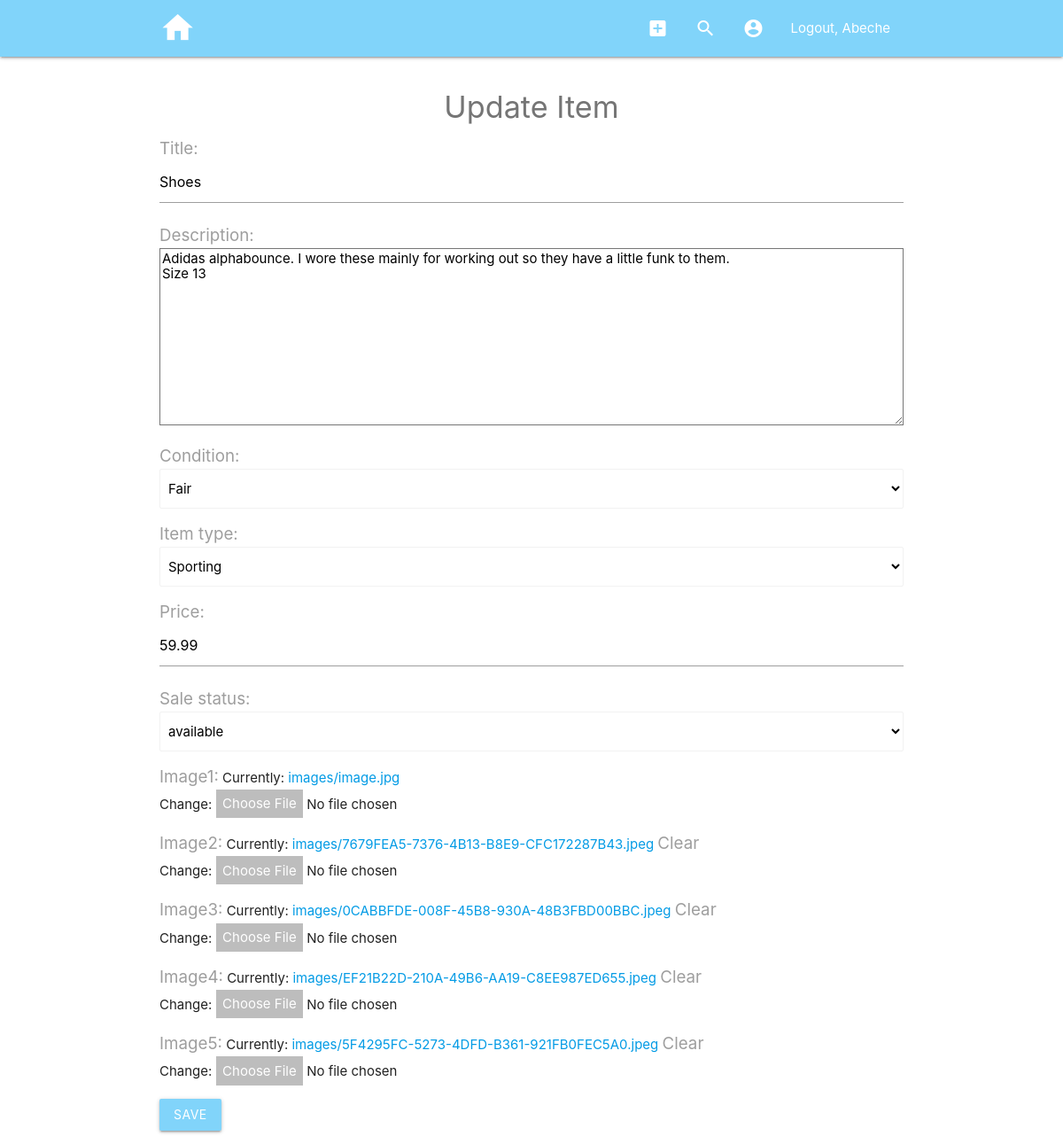
The page /thrift/item-update/5b42a625-6c76-431e-a8de-91f26877fd5a/ (signed in) on the database as committed earlier.
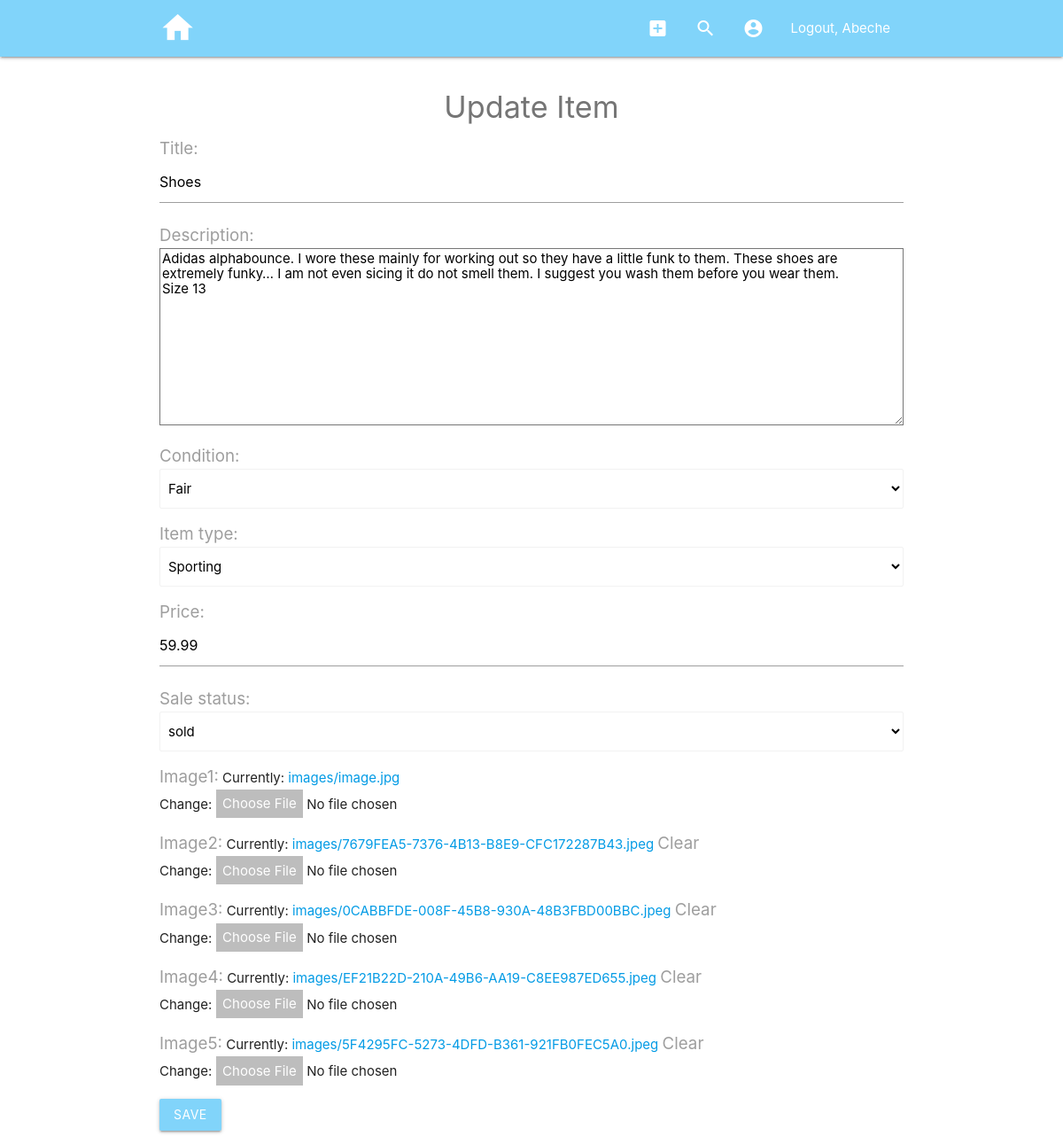
The same page on the database as committed later.
### thrift/models.py (models this page shows, shortened)
class UserProfile(models.Model):
    user = models.OneToOneField(User, null=True, on_delete=models.SET_NULL)
    slug = models.SlugField(default=uuid.uuid4, null=True)
    first_name = models.CharField(max_length=128)
    last_name = models.CharField(max_length=128)
    profile_picture = models.ImageField(null=True, blank=True, upload_to="images/")
    contact_method = models.TextField(default="contact me at...", max_length=256)
    email = models.EmailField(max_length=128)
    created = models.DateTimeField(null=True, editable=False)
    modified = models.DateTimeField(null=True)

class Item(models.Model):
    user = models.ForeignKey(User, null=True, on_delete=models.CASCADE)
    slug = models.SlugField(null=True, default=uuid.uuid4)
    title = models.CharField(null=True, max_length=64)
    description = models.TextField(null=True, max_length=512)
    condition = models.CharField(null=True, max_length=20, choices=CHOICES['condition'])
    item_type = models.CharField(null=True, max_length=20, choices=CHOICES['item-type'])
    price = models.DecimalField(null=True, max_digits=9, decimal_places=2)
    sale_status = models.CharField(null=True, max_length=20, choices=CHOICES['sale-status'], default="available")
    image1 = models.ImageField(null=True, blank=False, upload_to="images/")
    image2 = models.ImageField(null=True, blank=True, upload_to="images/")
    image3 = models.ImageField(null=True, blank=True, upload_to="images/")
    image4 = models.ImageField(null=True, blank=True, upload_to="images/")
    image5 = models.ImageField(null=True, blank=True, upload_to="images/")
    created = models.DateTimeField(null=True, editable=False, auto_now_add=True)
    modified = models.DateTimeField(null=True, auto_now=True)
    date_sold = models.DateTimeField(null=True, blank=True, editable=False) # a date is given when the sold switch is flicked
    objects = ItemManager()

### thrift/views.py (the view)
# urls.py: path('thrift/item-update/<slug:slug>/', item_update_view),
@login_required(login_url='/login/')
def item_update_view(request, slug):
    item_obj = get_object_or_404(Item, slug=slug, user=request.user)
    item_form = ItemUpdateForm(request.POST or None, request.FILES or None, instance=item_obj)
    context = {
        "item_form": item_form,
        "item": item_obj,
    }
    if item_form.is_valid():
        item_form = item_form.save(commit=False)
        item_form.save()
        context["msg"] = "Data saved."
        return render(request, "thrift/item-detail.html", context)
    return render(request, "thrift/item-update.html", context)

### thrift/forms.py
class ItemUpdateForm(forms.ModelForm):
    class Meta:
        model = Item
        fields = "__all__"
        exclude = ['user', 'slug', 'modified']

### thrift/models.py (called while the page is built)
    def get_queryset(self):
        return ItemQuerySet(self.model, using=self.db)

### templates/thrift/item-update.html (shortened to what this page needs)
{% extends "base.html" %}
{% block content %}
<h4 class="grey-text text-darken-1 center">Update Item</h4>
<form method="POST" enctype="multipart/form-data">
    {{ item_form.as_p }}
    <input class="btn light-blue lighten-3" type="submit" name="add-item" value="Save">
    <br>
</form>
{% endblock content %}

### templates/base.html (shortened to what this page needs)
{% load static %}
<!DOCTYPE html>
<html lang="en">
<head>
    <link rel="stylesheet" href="https://cdnjs.cloudflare.com/ajax/libs/materialize/1.0.0-rc.1/css/materialize.min.css"
 />
    <link rel="stylesheet" href="https://cdnjs.cloudflare.com/ajax/libs/materialize/1.0.0/css/materialize.min.css">
    <link href="{% static 'css/style.css' %}" rel="stylesheet">
</head>
<body>
    <div class="navbar-fixed">
        <nav class="light-blue lighten-3">
            <div class="nav-wrapper container">
                <a href="/" class="brand-logo"><i id="home-icon" class="large material-icons">home</i></a>
                <ul class="right hide-on-med-and-down">
                    {% if user.is_authenticated %}
                    <li><a href="/thrift/item-create/" class="tooltipped" data-position="bottom"
                            data-tooltip="Add Listing"><i class="material-icons">add_box</i></a></li>
                    <li><a href="/search-listings" class="tooltipped" data-position="bottom"
                            data-tooltip="Search Listings"><i class="material-icons">search</i></a></li>
                    {% endif %}
                    {% if user.is_authenticated and user.userprofile %}
                    <li><a href="/thrift/profile-detail/{{user.userprofile.slug}}" class="tooltipped"
                            data-position="bottom" data-tooltip="View Profile" data-delay="1000"><i
                                class="material-icons">account_circle</i></a>
                    </li>
                    {% endif %}
                    {% if user.is_authenticated and user.userprofile %}
                    <li><a href="/logout">Logout,
                            {{user.userprofile.first_name}}</a>
                    </li>
                    {% elif user.is_authenticated %}
                    <li><a href="/logout">Logout</a>
                    </li>
                    {% endif %}
                </ul>
            </div>
        </nav>
    </div>
    <div class="container section">
        {% block content %}
        {% endblock content %}
    </div>
</body>
</html>

### static/css/style.css (style rules this page uses)
#home-icon { font-size: 2.75rem; }
label { font-size: 1.25rem; }
textarea { height: 25vh !important; }

Rows that differ between the two databases and show on the page:
changed Item "Shoes": description "Adidas alphabounce. I wore these mainly for working out so they have a little funk to them. Size 13" → "…little funk to them. These shoes are extremely funky… I am not even sicing it do not smell them. I suggest you wash them before you wear them. Size 13"; sale_status "available" → "sold"
